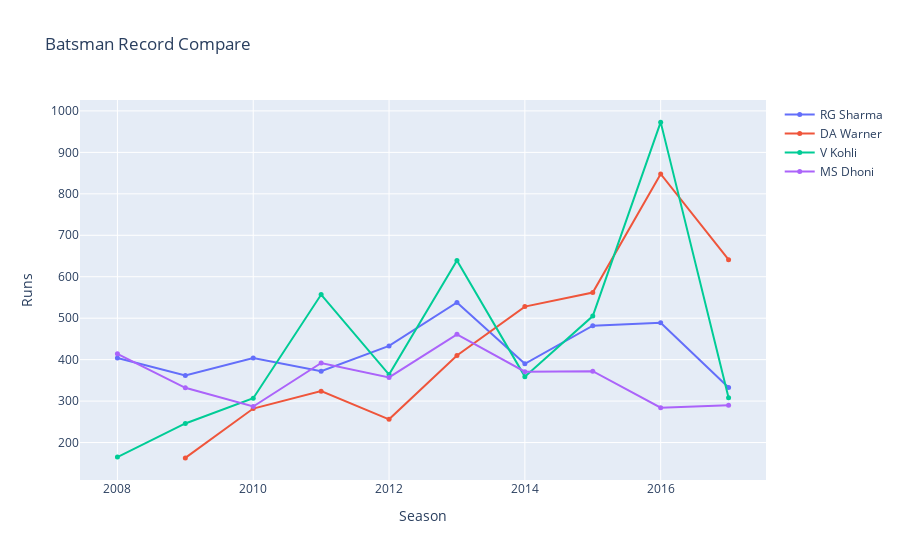

Notebook source saved alongside this figure:
### Code cell
# Multiple Line chart using for loop
import plotly.graph_objs as go
def batsman(*names):
    data = []
    for player in names:
        single = ipl[ipl['batsman'] == player]
        performance = single.groupby('season')['batsman_runs'].sum().reset_index()
        
        trace = go.Scatter(x=performance['season'], 
                           y=performance['batsman_runs'],
                           mode='lines+markers', name=player, 
                           marker={'size': 5})
        data.append(trace)
    layout = go.Layout(title='Batsman Record Compare',
                  xaxis={'title':'Season'},
                  yaxis={'title':'Runs'},)
    fig = go.Figure(data=data, layout=layout)
    fig.show()
# calling function
batsman('RG Sharma','DA Warner','V Kohli','MS Dhoni')

### Figure 1 — Plotly figure (JSON) as saved in the notebook; plotly's stock layout.template omitted (floating-point values rounded to 4 significant figures)
{"data": [{"marker": {"size": 5}, "mode": "lines+markers", "name": "RG Sharma", "type": "scatter", "x": [2008, 2009, 2010, 2011, 2012, 2013, 2014, 2015, 2016, 2017], "y": [404, 362, 404, 372, 433, 538, 390, 482, 489, 333]}, {"marker": {"size": 5}, "mode": "lines+markers", "name": "DA Warner", "type": "scatter", "x": [2009, 2010, 2011, 2012, 2013, 2014, 2015, 2016, 2017], "y": [163, 282, 324, 256, 410, 528, 562, 848, 641]}, {"marker": {"size": 5}, "mode": "lines+markers", "name": "V Kohli", "type": "scatter", "x": [2008, 2009, 2010, 2011, 2012, 2013, 2014, 2015, 2016, 2017], "y": [165, 246, 307, 557, 364, 639, 359, 505, 973, 308]}, {"marker": {"size": 5}, "mode": "lines+markers", "name": "MS Dhoni", "type": "scatter", "x": [2008, 2009, 2010, 2011, 2012, 2013, 2014, 2015, 2016, 2017], "y": [414, 332, 287, 392, 357, 461, 371, 372, 284, 290]}], "layout": {"autosize": true, "title": {"text": "Batsman Record Compare"}, "xaxis": {"autorange": true, "range": [2007.0, 2018.0], "title": {"text": "Season"}, "type": "linear"}, "yaxis": {"autorange": true, "range": [99.94, 1036.0], "title": {"text": "Runs"}, "type": "linear"}}}
